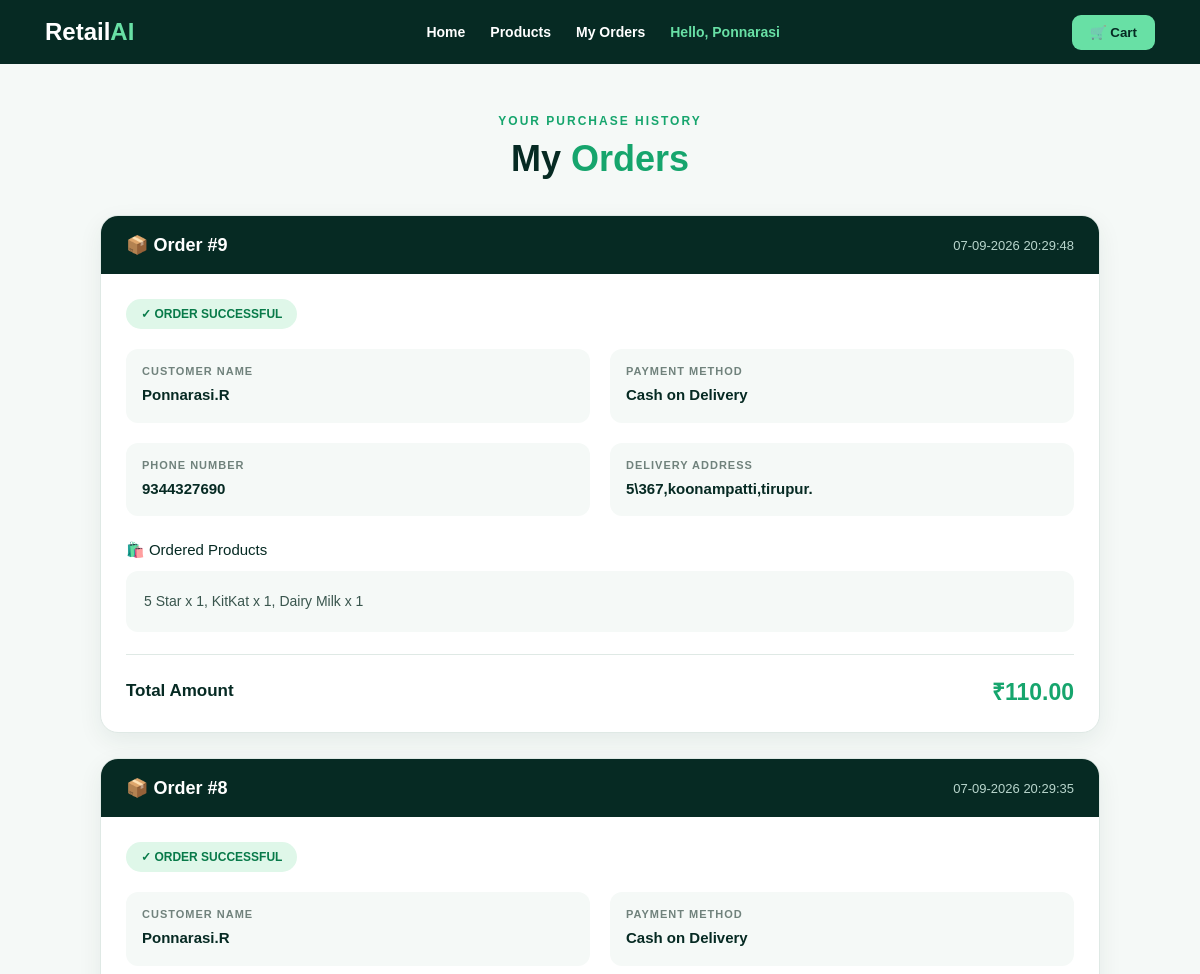
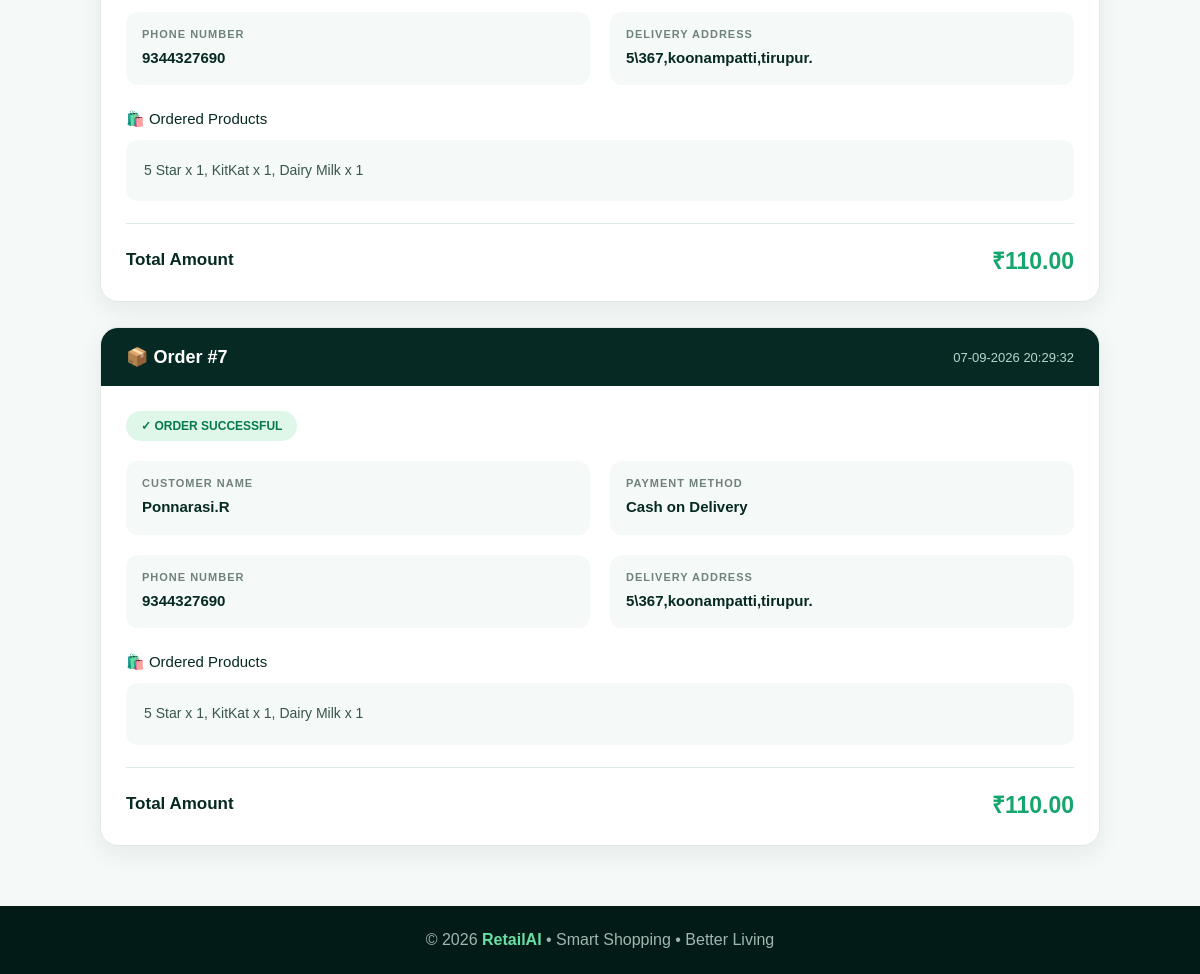
Page /orders (signed in) on the committed database (2 pictures, top to bottom).
### tables this page shows
CREATE TABLE orders (
            id INTEGER PRIMARY KEY AUTOINCREMENT,
            user_id INTEGER,
            customer_name TEXT,
            phone TEXT,
            address TEXT,
            payment_method TEXT,
            items TEXT,
            total REAL,
            order_date TEXT
        );

### app.py (the view)
@app.route("/orders")
def orders():
    if not session.get("user_id"):
        return redirect(
            url_for("login")
        )
    user_id = session.get(
        "user_id"
    )
    conn = get_db()
    order_list = conn.execute(
        """
        SELECT *
        FROM orders
        WHERE user_id = ?
        ORDER BY id DESC
        """,
        (user_id,)
    ).fetchall()
    conn.close()
    return render_template(
        "orders.html",
        orders=order_list,
        user_name=session.get(
            "user_name"
        )
    )

### app.py (called while the page is built)
def get_db():
    conn = sqlite3.connect("retailai.db")
    conn.row_factory = sqlite3.Row
    return conn

@app.context_processor
def inject_cart_count():
    cart = session.get("cart", [])
    cart_count = sum(
        item.get("quantity", 1)
        for item in cart
    )
    return {
        "cart_count": cart_count
    }

### templates/orders.html (shortened to what this page needs)
<!DOCTYPE html>
<html lang="en">
<head>
</head>
<body>
<nav class="navbar">
    <div class="logo">
        Retail<span>AI</span>
    </div>
    <div class="nav-links">
        <a href="/">
            Home
        </a>
        <a href="/products">
            Products
        </a>
        <a href="/orders">
            My Orders
        </a>
        {% if user_name %}
        <span class="user-name">
            Hello, {{ user_name }}
        </span>
        {% endif %}
    </div>
    <button class="cart-btn"
            onclick="window.location.href='/cart'">
        🛒 Cart
    </button>
</nav>
<div class="container">
    <div class="page-title">
        <p>
            YOUR PURCHASE HISTORY
        </p>
        <h1>
            My <span>Orders</span>
        </h1>
    </div>
    {% if orders %}
        {% for order in orders %}
        <div class="order-card">
            <div class="order-header">
                <div class="order-id">
                    📦 Order #{{ order["id"] }}
                </div>
                <div class="order-date">
                    {{ order["order_date"] }}
                </div>
            </div>
            <div class="order-body">
                <div class="status">
                    ✓ ORDER SUCCESSFUL
                </div>
                <div class="order-grid">
                    <div class="info-box">
                        <div class="info-label">
                            CUSTOMER NAME
                        </div>
                        <div class="info-value">
                            {{ order["customer_name"] }}
                        </div>
                    </div>
                    <div class="info-box">
                        <div class="info-label">
                            PAYMENT METHOD
                        </div>
                        <div class="info-value">
                            {{ order["payment_method"] }}
                        </div>
                    </div>
                    <div class="info-box">
                        <div class="info-label">
                            PHONE NUMBER
                        </div>
                        <div class="info-value">
                            {{ order["phone"] }}
                        </div>
                    </div>
                    <div class="info-box">
                        <div class="info-label">
                            DELIVERY ADDRESS
                        </div>
                        <div class="info-value">
                            {{ order["address"] }}
                        </div>
                    </div>
                </div>
                <div class="products-title">
                    🛍️ Ordered Products
                </div>
                <div class="products-list">
                    {{ order["items"] }}
                </div>
                <div class="order-total">
                    <div class="total-label">
                        Total Amount
                    </div>
                    <div class="total-amount">
                        ₹{{ "%.2f"|format(order["total"]) }}
                    </div>
                </div>
            </div>
        </div>
        {% endfor %}
    {% endif %}
</div>
<footer>
    © 2026 <span>RetailAI</span>
    • Smart Shopping • Better Living
</footer>
</body>
</html>

### templates/orders.html (style rules this page uses)
* { margin: 0; padding: 0; box-sizing: border-box; }
body { font-family: Arial, sans-serif; background: #f5f9f7; color: #09251f; }
.navbar { height: 64px; background: #062a23; display: flex; align-items: center; justify-content: space-between; padding: 0 45px; color: white; }
.logo { font-size: 24px; font-weight: bold; }
.logo span { color: #68e0a5; }
.nav-links { display: flex; align-items: center; gap: 25px; }
.nav-links a { color: white; text-decoration: none; font-size: 14px; font-weight: 600; }
.user-name { color: #68e0a5; font-size: 14px; font-weight: bold; }
.cart-btn { border: none; background: #68e0a5; color: #062a23; padding: 10px 18px; border-radius: 9px; font-weight: bold; cursor: pointer; }
.container { width: 90%; max-width: 1000px; margin: 50px auto; }
.page-title { text-align: center; margin-bottom: 35px; }
.page-title p { color: #16a56d; font-size: 12px; font-weight: bold; letter-spacing: 2px; margin-bottom: 10px; }
.page-title h1 { font-size: 36px; color: #062a23; }
.page-title span { color: #16a56d; }
.order-card { background: white; border: 1px solid #dfe9e5; border-radius: 18px; margin-bottom: 25px; overflow: hidden; box-shadow: 0 8px 25px rgba(0, 50, 40, 0.07); }
.order-header { background: #062a23; color: white; padding: 18px 25px; display: flex; justify-content: space-between; align-items: center; flex-wrap: wrap; gap: 10px; }
.order-id { font-size: 18px; font-weight: bold; }
.order-date { color: #b8d5cc; font-size: 13px; }
.order-body { padding: 25px; }
.status { display: inline-block; background: #dff7e9; color: #087a49; padding: 8px 15px; border-radius: 20px; font-size: 12px; font-weight: bold; margin-bottom: 20px; }
.order-grid { display: grid; grid-template-columns: repeat(2, 1fr); gap: 20px; margin-bottom: 25px; }
.info-box { background: #f5f9f7; padding: 16px; border-radius: 12px; }
.info-label { font-size: 11px; color: #70827c; font-weight: bold; letter-spacing: 1px; margin-bottom: 7px; }
.info-value { color: #062a23; font-size: 15px; font-weight: bold; line-height: 1.5; }
.products-title { font-size: 15px; color: #062a23; margin-bottom: 12px; }
.products-list { background: #f5f9f7; padding: 18px; border-radius: 12px; line-height: 1.8; color: #39554d; font-size: 14px; }
.order-total { margin-top: 22px; padding-top: 20px; border-top: 1px solid #dfe9e5; display: flex; justify-content: space-between; align-items: center; }
.total-label { font-size: 17px; font-weight: bold; color: #062a23; }
.total-amount { font-size: 23px; font-weight: bold; color: #16a56d; }
footer { margin-top: 60px; background: #031b17; color: #9eb7b0; text-align: center; padding: 25px; }
footer span { color: #68e0a5; font-weight: bold; }

### rows in the picture
orders: id "9", order_date "07-09-2026 20:29:48", customer_name "Ponnarasi.R", payment_method "Cash on Delivery", phone "9344327690", address "5\\367,koonampatti,tirupur.", items "5 Star x 1, KitKat x 1, Dairy Milk x 1", total "110.00"
orders: id "8", order_date "07-09-2026 20:29:35", customer_name "Ponnarasi.R", payment_method "Cash on Delivery", phone "9344327690", address "5\\367,koonampatti,tirupur.", items "5 Star x 1, KitKat x 1, Dairy Milk x 1", total "110.00"
orders: id "7", order_date "07-09-2026 20:29:32", customer_name "Ponnarasi.R", payment_method "Cash on Delivery", phone "9344327690", address "5\\367,koonampatti,tirupur.", items "5 Star x 1, KitKat x 1, Dairy Milk x 1", total "110.00"

### other values in the picture
{{ user_name }} "Ponnarasi"
